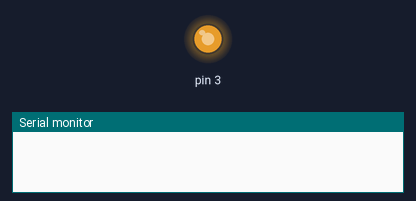
Simulated run of this sketch. Board: Arduino Uno, built with avr-gcc and run on an emulated ATmega328P. On the bench: output pins drawn as LEDs (lit = HIGH), the last lines printed to the serial monitor.

Above: at 0.05 s.
At 6.45 s:
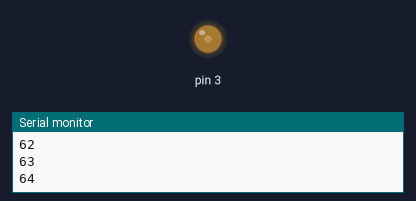
At 25.64 s:
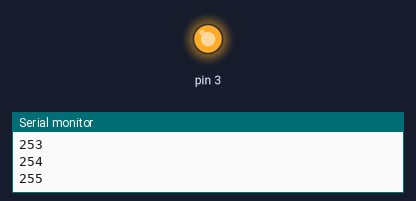
At 39.93 s:
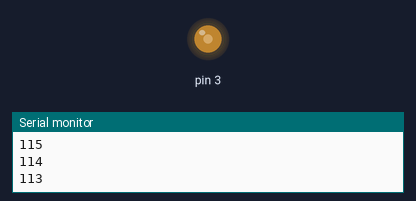
Timing chart, 0 to 40.0 s (numbered marks = the images above):
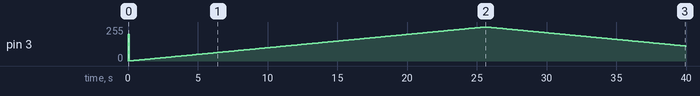

The sketch:

test_motor.ino
```cpp
#include <bccm01b.h>

Bccm01b m(3);
int report = 0;
int s = 0;
int flag = 0;

void setup(){
  Serial.begin(9600);
  m.controlSpeed(200);
}

void loop(){
  if ( flag == 0 ) {
    if ( s < 255 ) {
      s++;
    } else {
      flag = 1;
    }
  }
  else {
    if (s > 0) {
      s--;
    } else {
      flag = 0;

    }
  }
  delay(100);
  Serial.println(s);
  report = m.controlSpeed(s);
}
```

Measured:
- by itself, pin 3: 200/255 → 1/255 at 0.10 s, → 2/255 0.10 s later, → 3/255 0.10 s later, → 4/255 0.10 s later, … (398 changes in this stretch)
